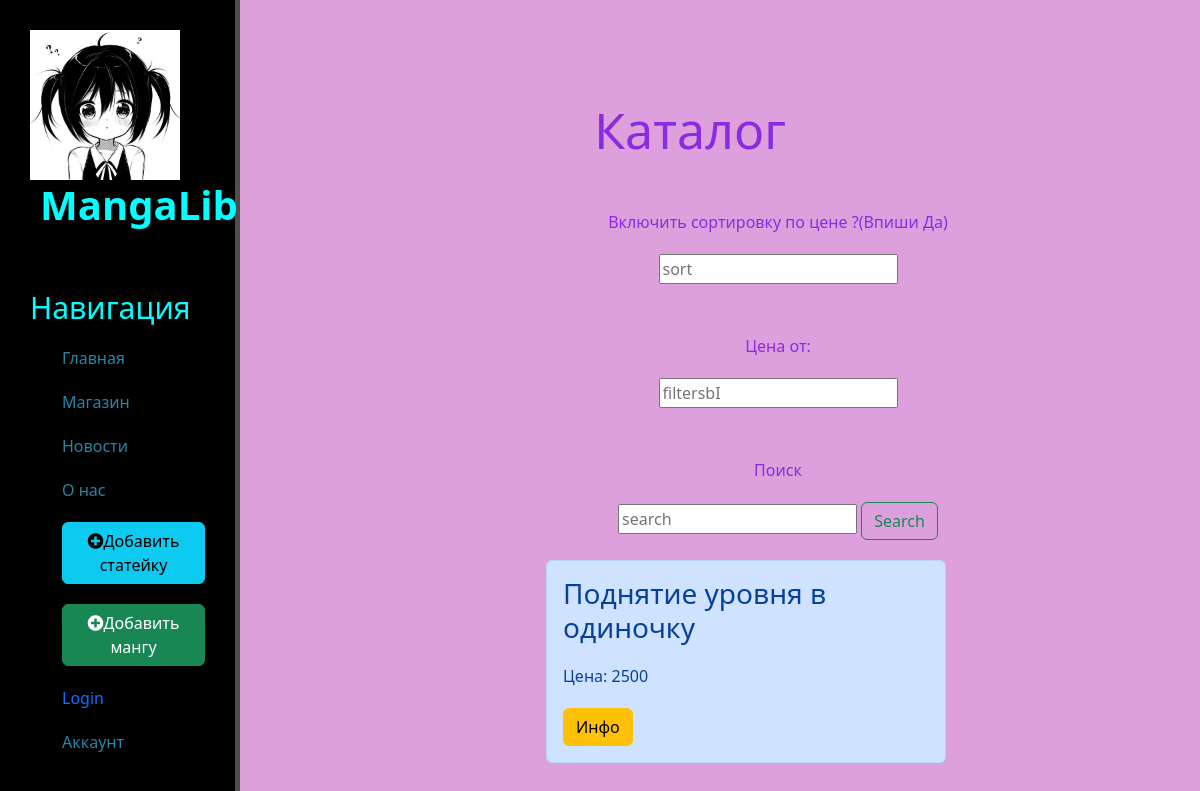
/mangashop/, run on an earlier commit of the app's database.
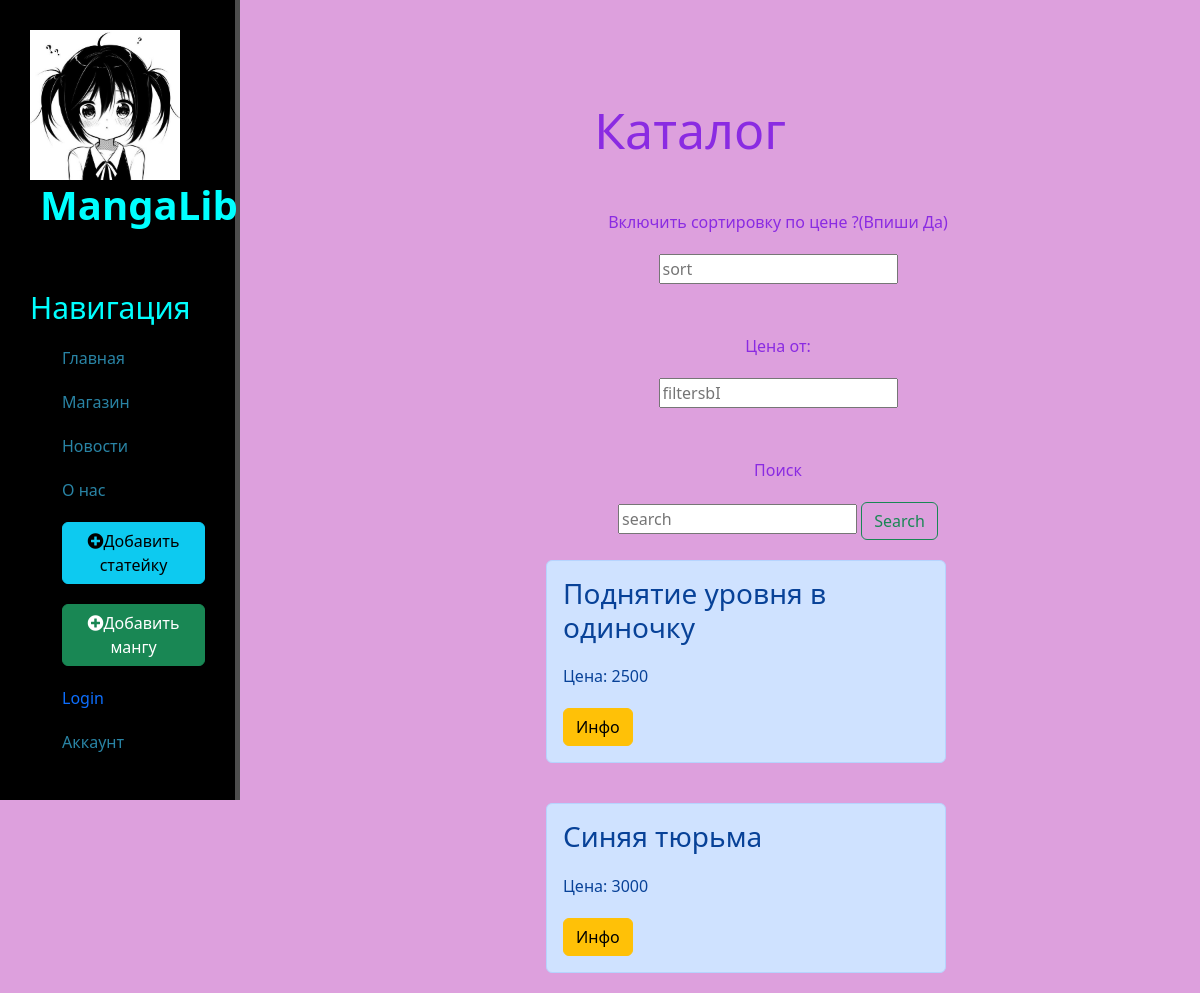
And on a later commit of the database.
### mangashop/models.py (models this page shows, shortened)
class ArticlesShop(models.Model):
    id = models.AutoField(primary_key=True)
    title = models.CharField('Название манги',max_length=50)
    price = models.IntegerField('Цена')
    Text = models.CharField('Описание манги',max_length=500,default="0")
    order_count = models.IntegerField(default=0)
    view_count = models.IntegerField(default=0)
    class Meta:
        verbose_name = 'Манга'
        verbose_name_plural = 'Манга'

### mangashop/views.py (the view)
# urls.py: path('', views.mangashop_home, name='mangashop_home'),
def mangashop_home(request):
    search_query = request.GET.get('search', '')
    if search_query:
        Manga=ArticlesShop.objects.filter(title__icontains=search_query)
    else:
        Manga = ArticlesShop.objects.order_by('price')
    return render(request,'mangashop/mangashop_home.html', {'Manga': Manga})

### mangashop/templates/mangashop/mangashop_home.html (shortened to what this page needs)
{% extends 'main/layout.html' %}
{% block content %}
  <div class="MangaContent">
    <h1>Каталог</h1>
    <form action="{% url 'mangashop_home' %}" method="get">
      <p>Включить сортировку по цене ?(Впиши Да)</p>
      <input type="text" placeholder="sort" aria-label="sort" name="sort">
    </form>
    <form action="{% url 'mangashop_home' %}" method="get">
      <p>Цена от:</p>
      <input type="text" placeholder="filtersbI" aria-label="filtersbI" name="filtersbI">
    </form>
    <form action="{% url 'mangashop_home' %}" method="get">
      <p>Поиск</p>
      <input type="text" placeholder="search" aria-label="search" name="search">
      <button class="btn btn-outline-success" type="Submit">Search</button>
    </form>
    {% if Manga %}
      {% for i in Manga %}
        <div class="alert alert-primary">
          <h3>{{i.title}}</h3>
          <p>Цена: {{i.price}}</p>
          <a href="{% url 'Shop_detail' i.id %}" class="btn btn-warning">Инфо</a>
        </div>
      {% endfor %}
    {% else %}
      <p>У нас пока что нет манги</p>
    {% endif %}
  </div>
{% endblock %}

### main/templates/main/layout.html (shortened to what this page needs)
{% load static %}
<!DOCTYPE html>
<html lang="ru">
<head>
    <link rel="stylesheet" href="https://cdn.jsdelivr.net/npm/bootstrap@5.2.3/dist/css/bootstrap.min.css">
    <link rel="stylesheet" href="{% static 'main/css/main.css' %}">
    <link rel="stylesheet" href="https://use.fontawesome.com/releases/v5.8.2/css/all.css">
</head>
<body>
    <aside>
        <img src="{% static 'main/img/cute23.jpg' %}">
        <span class="logo">MangaLib</span>
        <h3>Навигация</h3>
        <ul>
            <a href="{% url 'Home' %}"><li></i>Главная</li></a>
            <a href="{% url 'mangashop_home' %}"><li></i>Магазин</li></a>
            <a href="{% url 'news_home' %}"><li></i>Новости</li></a>
            <a href="{% url 'about' %}"><li></i>О нас</li></a>
            <a href="{% url 'create' %}"><li><button class="btn btn-info"><i class="fas fa-plus-circle"></i>Добавить статейку</button></li></a>
            <a href="{% url 'createmanga' %}"><li><button class="btn btn-success"><i class="fas fa-plus-circle"></i>Добавить мангу</button></li></a>
            {% if user.is_authenticated %}
                <li>User: {{ user.get_username }}</li>
                <li><a href="{% url 'logout'%}?next={{request.path}}">Logout</a></li>
            {% else %}
                <li><a href="{% url 'login'%}?next={{request.path}}">Login</a></li>
            {% endif %}
            <a href="{% url 'Account' %}"><li></i>Аккаунт</li></a>
        </ul>
    </aside>
    <main>
        {% block content %}
        {% endblock %}
    </main>
</body>
</html>

### main/static/main/css/main.css (style rules this page uses)
body { background:plum; }
aside { float: left; background: black; width: 20%; padding: 2.5%; height: 100vh; color: aqua; border-right: 5px solid #4d4d4d; }
aside .logo { font-size: 40px; margin-left: 10px; font-weight: bold; position: relative; top:-5px; }
aside h3 { margin-top: 50px; font-size: 30px; }
aside ul { list-style:none; text-decoration: none; }
aside ul li { color: rgb(41, 132, 165); display: block; margin-top: 20px; transition: transform .6s ease; }
aside ul a { text-decoration: none; }
main .MangaContent { float: left; color: blueviolet; margin-top: 100px; text-align: center; width: 75%; }
main .MangaContent h1 { font-size: 50px; }
main .MangaContent p { max-width: 400px; margin: 20px auto; }
.alert-primary { float:left; clear:both; width:400px; margin:20px 34%; text-align:left; }
form { margin-left: 32%; width:500px; margin-top:50px; }

What changed in the data, as far as the page shows it:
added ArticlesShop: title "Синяя тюрьма", price "3000"
